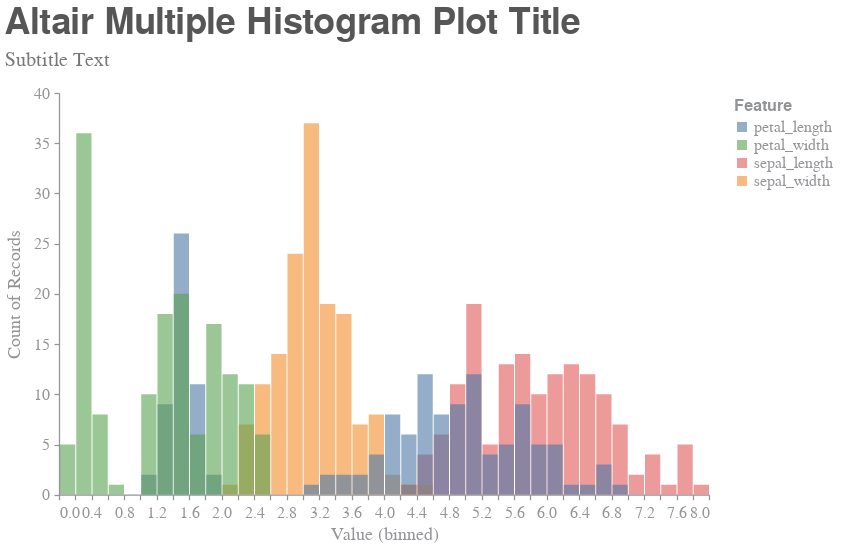

The code cell stored with this chart in its notebook:
### Code cell
# histogram 
chart = alt.Chart(
    data=df_iris
).transform_fold(
    ['sepal_length', 'sepal_width','petal_length', 'petal_width'],
    as_=['Feature', 'Value'],
).mark_bar(
    opacity=0.6,
).encode(
    x=alt.X(
        'Value:Q', 
        bin=alt.Bin(maxbins=50)
    ),
    y=alt.Y(
        'count()', 
        stack=None
    ),
    color=alt.Color(
        'Feature:N', 
        legend=alt.Legend(orient="right")
    ),
).properties(
    title={
        "text" : "Altair Multiple Histogram Plot Title",  
        "subtitle" : "Subtitle Text"
    },
    width=width, 
    height=height,
).interactive()
# display
chart.display()

### Figure 1 — Vega-Lite specification as saved in the notebook (floating-point values rounded to 4 significant figures; data arrays with more than 128 entries replaced by an {"elided": "..."} marker saying what was removed)
{"background": "#FFFFFF", "config": {"axis": {"grid": false, "domainColor": "#929497", "domainWidth": 1.25, "tickColor": "#929497", "tickSize": 5, "tickWidth": 1.25, "tickCount": 6, "titleFont": "Helvetica Neue", "titleColor": "#929497", "titleFontSize": 18, "titleFontWeight": 400, "titlePadding": 5, "labelFont": "Helvetica Neue", "labelColor": "#929497", "labelFontSize": 16, "labelFontWeight": 400, "labelPadding": 5}, "axisX": {"titlePadding": 5}, "axisY": {"titlePadding": 10}, "title": {"font": "Helvetica Neue", "color": "#555655", "fontSize": 36, "fontWeight": 600, "subtitleFont": "Helvetica Neue", "subtitleColor": "#76787B", "subtitleFontSize": 20, "subtitleFontWeight": 400, "subtitlePadding": 8, "anchor": "start", "offset": 14}, "legend": {"titleFont": "Helvetica Neue", "titleColor": "#929497", "titleFontSize": 16, "titleFontWeight": 600, "titlePadding": 5, "labelFont": "Helvetica Neue", "labelColor": "#929497", "labelFontSize": 16, "labelFontWeight": 400, "offset": 20, "padding": 5}, "header": {"titleFont": "Helvetica Neue", "titleColor": "#929497", "titleFontSize": 18, "titleFontWeight": 400, "labelFont": "Helvetica Neue", "labelColor": "#929497", "labelFontSize": 16, "labelFontWeight": 400}, "range": {"category": ["#4E79A7", "#59A14F", "#E15759", "#F28E2B", "#B07AA1"]}, "view": {"stroke": "transparent"}, "circle": {"color": "#4E79A7", "size": 100}, "point": {"filled": true}, "bar": {"color": "#4E79A7"}, "line": {"color": "#4E79A7"}, "text": {"font": "Helvetica Neue", "fontSize": 18, "color": "#76787B"}, "rule": {"size": 1.25, "color": "#929497"}, "area": {"fill": "#4E79A7"}}, "data": {"name": "data-a4bd480ea976f54878a155ce12ba18ce"}, "mark": {"type": "bar", "opacity": 0.6}, "encoding": {"color": {"type": "nominal", "field": "Feature", "legend": {"orient": "right"}}, "x": {"type": "quantitative", "bin": {"maxbins": 50}, "field": "Value"}, "y": {"type": "quantitative", "aggregate": "count", "stack": null}}, "height": 401.7, "selection": {"selector002": {"type": "interval", "bind": "scales", "encodings": ["x", "y"]}}, "title": {"text": "Altair Multiple Histogram Plot Title", "subtitle": "Subtitle Text"}, "transform": [{"fold": ["sepal_length", "sepal_width", "petal_length", "petal_width"], "as": ["Feature", "Value"]}], "width": 650, "$schema": "https://vega.github.io/schema/vega-lite/v4.8.1.json", "datasets": {"data-a4bd480ea976f54878a155ce12ba18ce": {"elided": "150 records"}}}
